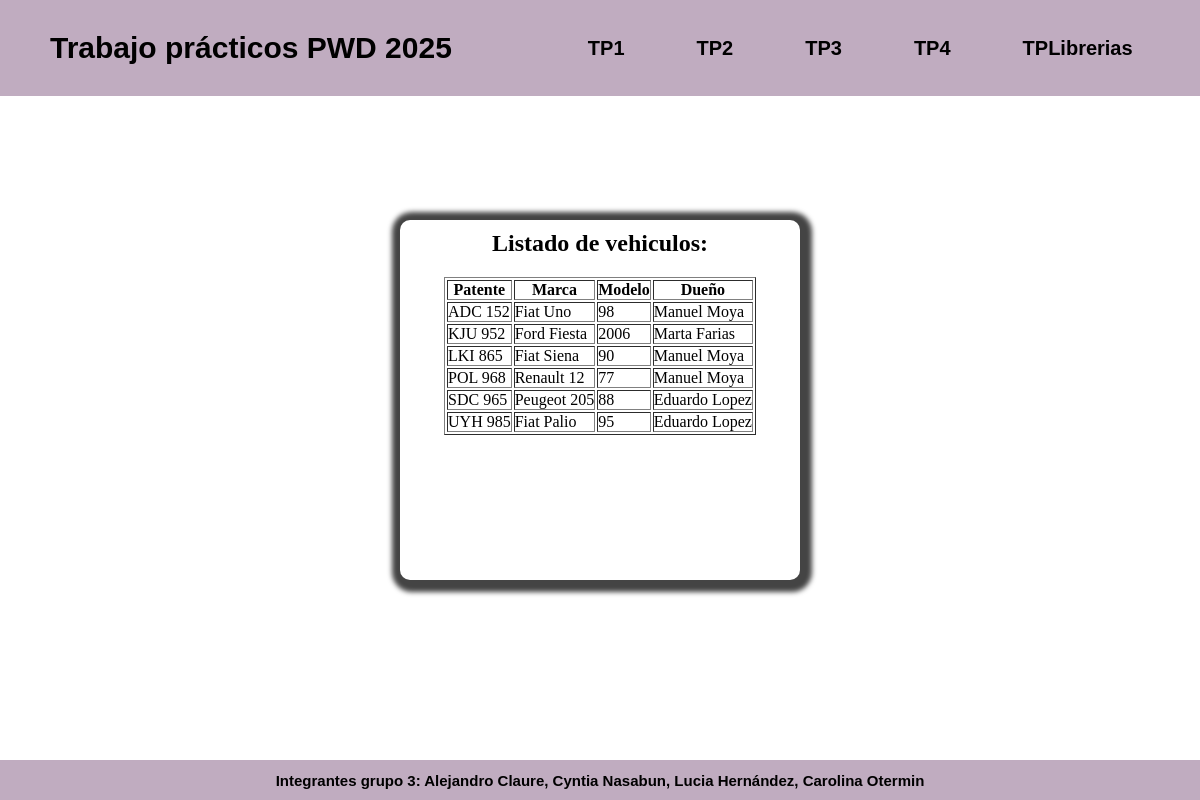
Page /Vista/TP4/ejercicio_3.php on the committed database.
### tables this page shows
CREATE TABLE `auto` (
  `Patente` varchar(10) NOT NULL,
  `Marca` varchar(50) NOT NULL,
  `Modelo` int(11) NOT NULL,
  `DniDuenio` varchar(10) NOT NULL,
  PRIMARY KEY  (`Patente`),
  FOREIGN KEY (`DniDuenio`) REFERENCES `persona` (`NroDni`)
    ON DELETE CASCADE
    ON UPDATE CASCADE
);

CREATE TABLE `persona` (
  `NroDni` varchar(10) NOT NULL,
  `Apellido` varchar(50) NOT NULL,
  `Nombre` varchar(50) NOT NULL,
  `fechaNac` date NOT NULL ,
   
  `Telefono` varchar(20) NOT NULL,
  `Domicilio` varchar(200) NOT NULL,
  PRIMARY KEY  (`NroDni`)
);

### Utils/funciones.php (called while the page is built, shortened)
<?php
spl_autoload_register(function ($className) {
    $directorios = [
        ROOT . 'Modelo/',
        ROOT . 'Modelo/conector/',
        ROOT . 'Control/TP4/',
    ];
    foreach ($directorios as $directorio) {
        $archivo = $directorio . $className . '.php';
        if (file_exists($archivo)) {
            return;
        }
    }
});

### Modelo/TP4/Persona.php (called while the page is built, shortened)
<?php
include_once __DIR__ . '/conector/BaseDatos.php';
class Persona
{
    private $nroDni;
    private $apellido;
    private $nombre;
    public function __construct()
    {
        $this->nroDni = "";
        $this->apellido = "";
        $this->nombre = "";
    }
    public function getNroDni()
    {
        return $this->nroDni;
    }
    public function getApellido()
    {
        return $this->apellido;
    }
    public function getNombre()
    {
        return $this->nombre;
    }
    public function setNroDni($nroDni)
    {
        $this->nroDni = $nroDni;
    }
    public function setApellido($apellido)
    {
        $this->apellido = $apellido;
    }
    public function setNombre($nombre)
    {
        $this->nombre = $nombre;
    }
    public function cargar()
    {
        $resp = false;
        $base = new BaseDatos();
        $sql = "SELECT * FROM persona WHERE NroDni = " . $this->getNroDni();
        if ($base->Iniciar()) {
            $res = $base->Ejecutar($sql);
            if ($res > -1) {
                if ($res > 0) {
                    $row = $base->Registro();
                    $resp = true;
                }
            }
        } else {
            $this->setmensajeoperacion("persona->listar: " . $base->getError());
        }
        return $resp;
    }
}

### Modelo/TP4/conector/BaseDatos.php (called while the page is built, shortened)
<?php
class BaseDatos extends PDO
{
    private $conec;
    private $indice;
    private $resultado;
    public function __construct()
    {
        $this->indice = 0;
        try {
            $this->conec = true;
        } catch (PDOException $e) {
            $this->sql = $e->getMessage();
            $this->conec = false;
        }
    }
    public function Iniciar()
    {
        return $this->getConec();
    }
    public function getConec()
    {
        return $this->conec;
    }
    public function setSQL($e)
    {
        return "\n" . $this->sql = $e;
    }
    public function Ejecutar($sql)
    {
        if (stristr($sql, "select")) {
            $resp =  $this->EjecutarSelect($sql);
        }
        return $resp;
    }
    private function EjecutarSelect($sql)
    {
        $cant = -1;
        try {
            $resultado = parent::query($sql);
            if ($resultado) {
                $arregloResult = $resultado->fetchAll();
                $cant = count($arregloResult);
            }
        } catch (PDOException $e) {
            $this->setError($e->getMessage());
            if ($this->getDebug()) {
                echo "<pre>ERROR en EjecutarSelect: " . $e->getMessage() . "</pre>";
            }
        }
        return $cant;
    }
    public function Registro()
    {
        $filaActual = false;
        $indiceActual = $this->getIndice();
        if ($indiceActual >= 0) {
            $filas = $this->getResultado();
            if ($indiceActual < count($filas)) {
                $filaActual =  $filas[$indiceActual];
            } else {
                $this->setIndice(-1);
            }
        }
        return $filaActual;
    }
    private function setIndice($valor)
    {
        $this->indice = $valor;
    }
    private function getIndice()
    {
        return $this->indice;
    }
    private function setResultado($valor)
    {
        $this->resultado = $valor;
    }
    private function getResultado()
    {
        return $this->resultado;
    }
}

### Modelo/TP4/Auto.php (called while the page is built, shortened)
<?php
include_once __DIR__ . '/conector/BaseDatos.php';
include_once __DIR__ . '/Persona.php';
class Auto
{
    private $patente;
    private $marca;
    private $modelo;
    private ?Persona $objDuenio;
    public function __construct()
    {
        $this->patente = "";
        $this->marca = "";
        $this->modelo = "";
        $this->objDuenio = null;
    }
    public function getPatente()
    {
        return $this->patente;
    }
    public function getMarca()
    {
        return $this->marca;
    }
    public function getModelo()
    {
        return $this->modelo;
    }
    public function getObjDuenio()
    {
        return $this->objDuenio;
    }
    public function setPatente($patente)
    {
        $this->patente = $patente;
    }
    public function setMarca($marca)
    {
        $this->marca = $marca;
    }
    public function setModelo($modelo)
    {
        $this->modelo = $modelo;
    }
    public function setObjDuenio($objDuenio)
    {
        $this->objDuenio = $objDuenio;
    }
    public static function listar($parametro = "")
    {
        $arreglo = array();
        $base = new BaseDatos();
        $sql = "SELECT * FROM auto ";
        if ($parametro != "") {
            $sql .= 'WHERE ' . $parametro;
        }
        $res = $base->Ejecutar($sql);
        if ($res > -1) {
            if ($res > 0) {
                while ($row = $base->Registro()) {
                    $obj = new Auto();
                    $objDuenio = new Persona();
                    $objDuenio->setNroDni($row['DniDuenio']);
                    $objDuenio->cargar();
                    $obj->setear($row['Patente'], $row['Marca'], $row['Modelo'], $objDuenio, $row['Imagen']);
                    array_push($arreglo, $obj);
                }
            }
        } else {
            self::setmensajeoperacion("auto->listar: " . $base->getError());
        }
        return $arreglo;
    }
}

### Control/TP4/AbmAuto.php (called while the page is built, shortened)
<?php
include_once __DIR__ . '/../../Modelo/TP4/Auto.php';
include_once __DIR__ . '/../../Modelo/TP4/Persona.php';
class AbmAuto
{
    public function buscar($param)
    {
        $where = " true ";
        $arreglo = Auto::listar($where);
        return $arreglo;
    }
}

### Vista/TP4/ejercicio_3.php (the view, shortened to what this page needs)
<!DOCTYPE html>
<html lang="en">
<head>
    <link rel="stylesheet" href="../Css/TP4/styleEj3.css">
</head>
<body>
    <main>
        <div id="wrapper">
            <?php
            include_once '../Estructura/header.php';
            include_once '../../Utils/funciones.php';
            $objAbmAuto = new AbmAuto();
            $arrayAutos = $objAbmAuto->buscar(null);
            if (!is_array($arrayAutos) || count($arrayAutos) === 0) {
                echo ">No hay autos cargados.\n";
            } else {
                echo "<h2>Listado de vehiculos:</h2>";
                echo "<table border='1' cellpadding='5'>";
                echo "<tr><th>Patente</th><th>Marca</th><th>Modelo</th><th>Dueño</th></tr>";
                foreach ($arrayAutos as $objAuto) {
                    $duenio = $objAuto->getObjDuenio();
                    echo "<tr>";
                    echo "<td>" . $objAuto->getPatente() . "</td>";
                    echo "<td>" . $objAuto->getMarca() . "</td>";
                    echo "<td>" . $objAuto->getModelo() . "</td>";
                    echo "<td>" . $duenio->getNombre() . " " . $duenio->getApellido() . "</td>";
                    echo "</tr>";
                }
                echo "</table>";
            }
            include_once '../Estructura/footer.php';
            ?>
        </div>
    </main>
</body>
</html>

### Vista/Estructura/header.php (shortened to what this page needs)
<link rel="stylesheet" href="/trabajos_practicos/Vista/Css/styleEstructura.css">
<header>
    <h1 id="h1-header">Trabajo prácticos PWD 2025</h1>
    <nav>
         <ul class="menu-principal">
           <li class="elemento-con-submenu">
                <a href="#" class="boton-desplegable">TP1</a>
            </li>
            <li class="elemento-con-submenu">
                <a href="#" class="boton-desplegable">TP2</a>
            </li>
            <li class="elemento-con-submenu">
                <a href="#" class="boton-desplegable">TP3</a>
            </li>
            <li class="elemento-con-submenu">
                <a href="#" class="boton-desplegable">TP4</a>
            </li>
            <li class="elemento-con-submenu">
                <a href="#" class="boton-desplegable">TPLibrerias</a>
            </li>
        </ul>
    </nav>
</header>

### Vista/Estructura/footer.php
<link rel="stylesheet" href="/trabajos_practicos/Vista/Css/styleEstructura.css">
<body>
   <footer>
    <p>Integrantes grupo 3: Alejandro Claure, Cyntia Nasabun, Lucia Hernández, Carolina Otermin</p>
   </footer>
</body>

### Vista/Css/TP4/styleEj3.css (style rules this page uses)
body { display: flex; align-items: center; justify-content: center; height: 100vh; }
#wrapper { display: flex; align-items: center; justify-content: flex-start; flex-direction: column; border-radius: 10px; width: 400px; height: 350px; box-shadow: 2px 2px 5px 10px rgb(68, 68, 68); overflow-y: auto; padding-top: 10px; }
h2 { margin-bottom: 20px; }

### Vista/Css/styleEstructura.css (style rules this page uses)
* { margin: 0px; padding: 0px; }
header { height: 12%; background-color: rgb(192, 172, 192); display: flex; align-items: center; justify-content: left; text-align: center; position: absolute; top: 0; width: 100%; }
h1 { margin-left: 50px; font-family:Arial, Helvetica, sans-serif !important; font-size: 30px !important; font-weight: 600 !important; }
nav { margin-left: 100px; font-family:Arial, Helvetica, sans-serif !important; font-size: 20px !important; font-weight: 600 !important; }
ul.menu-principal { display: flex; }
ul { padding: 0; margin: 0; }
li { list-style: none; margin: 10px; padding: 10px; }
footer { position: absolute; bottom: 0; width: 100%; height: 5%; background-color: rgb(192, 172, 192); display: flex; align-items: center; justify-content: center; }
p { font-family:Arial, Helvetica, sans-serif !important; font-size: 15px !important; font-weight: 600 !important; }
a { color: black; text-decoration: none; }
.menu-principal { list-style: none; margin: 0; padding: 0; display: flex; }
.menu-principal > li { display: inline-block; position: relative; }
.boton-desplegable { padding: 8px 16px; text-decoration: none; border-radius: 4px; display: inline-block; cursor: pointer; user-select: none; }

### rows in the picture
auto: Patente "ADC 152", Marca "Fiat Uno", Modelo "98", DniDuenio.Nombre "Manuel", DniDuenio.Apellido "Moya"
auto: Patente "KJU 952", Marca "Ford Fiesta", Modelo "2006", DniDuenio.Nombre "Marta", DniDuenio.Apellido "Farias"
auto: Patente "LKI 865", Marca "Fiat Siena", Modelo "90", DniDuenio.Nombre "Manuel", DniDuenio.Apellido "Moya"
auto: Patente "POL 968", Marca "Renault 12", Modelo "77", DniDuenio.Nombre "Manuel", DniDuenio.Apellido "Moya"
auto: Patente "SDC 965", Marca "Peugeot 205", Modelo "88", DniDuenio.Nombre "Eduardo", DniDuenio.Apellido "Lopez"
auto: Patente "UYH 985", Marca "Fiat Palio", Modelo "95", DniDuenio.Nombre "Eduardo", DniDuenio.Apellido "Lopez"
